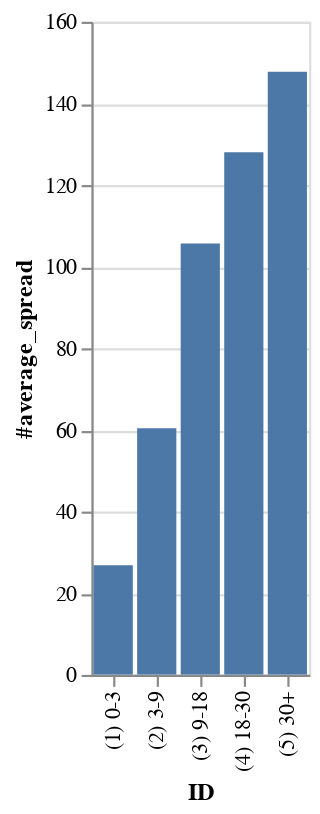

The cell this chart's notebook holds for it:
### Code cell
# Example: Average spread for an issuer
query = """
let( 
    #bins = bins(maturity_years,[3,9,18,30],['(1) 0-3','(2) 3-9','(3) 9-18','(4) 18-30','(5) 30+']);
    #average_spread = avg(group(spread(st=oas),#bins));
)
get(#average_spread)
for(filter(bonds('NVDA US Equity', issuedby = 'ENTITY'),maturity_years != NA))
"""

with BQuery() as bq:
    df = bq.bql(query)
df.plot.bar(x="ID", y="#average_spread").show()
df.head(5)

### Figure 1 — Vega-Lite specification as saved in the notebook (floating-point values rounded to 4 significant figures)
{"config": {"view": {"continuousWidth": 300, "continuousHeight": 300}}, "data": {"name": "data-384efb083a1367ad2987295d79311328"}, "mark": {"type": "bar"}, "encoding": {"tooltip": [{"field": "ID", "type": "nominal"}, {"field": "#average_spread", "type": "quantitative"}], "x": {"field": "ID", "type": "nominal"}, "y": {"field": "#average_spread", "type": "quantitative"}}, "params": [{"name": "param_6", "select": {"type": "interval", "encodings": ["x", "y"]}, "bind": "scales"}], "$schema": "https://vega.github.io/schema/vega-lite/v5.20.1.json", "datasets": {"data-384efb083a1367ad2987295d79311328": [{"ID": "(1) 0-3", "#average_spread": 26.84, "#average_spread.DATE": "2024-12-04T00:00:00", "#average_spread.ORIG_IDS": "QZ552396 Corp", "#average_spread.#BINS": "(1) 0-3"}, {"ID": "(2) 3-9", "#average_spread": 60.39, "#average_spread.DATE": "2024-12-04T00:00:00", "#average_spread.ORIG_IDS": null, "#average_spread.#BINS": "(2) 3-9"}, {"ID": "(3) 9-18", "#average_spread": 105.7, "#average_spread.DATE": "2024-12-04T00:00:00", "#average_spread.ORIG_IDS": "BH393780 Corp", "#average_spread.#BINS": "(3) 9-18"}, {"ID": "(4) 18-30", "#average_spread": 128.0, "#average_spread.DATE": "2024-12-04T00:00:00", "#average_spread.ORIG_IDS": "BH393781 Corp", "#average_spread.#BINS": "(4) 18-30"}, {"ID": "(5) 30+", "#average_spread": 147.7, "#average_spread.DATE": "2024-12-04T00:00:00", "#average_spread.ORIG_IDS": "BH393782 Corp", "#average_spread.#BINS": "(5) 30+"}]}}
